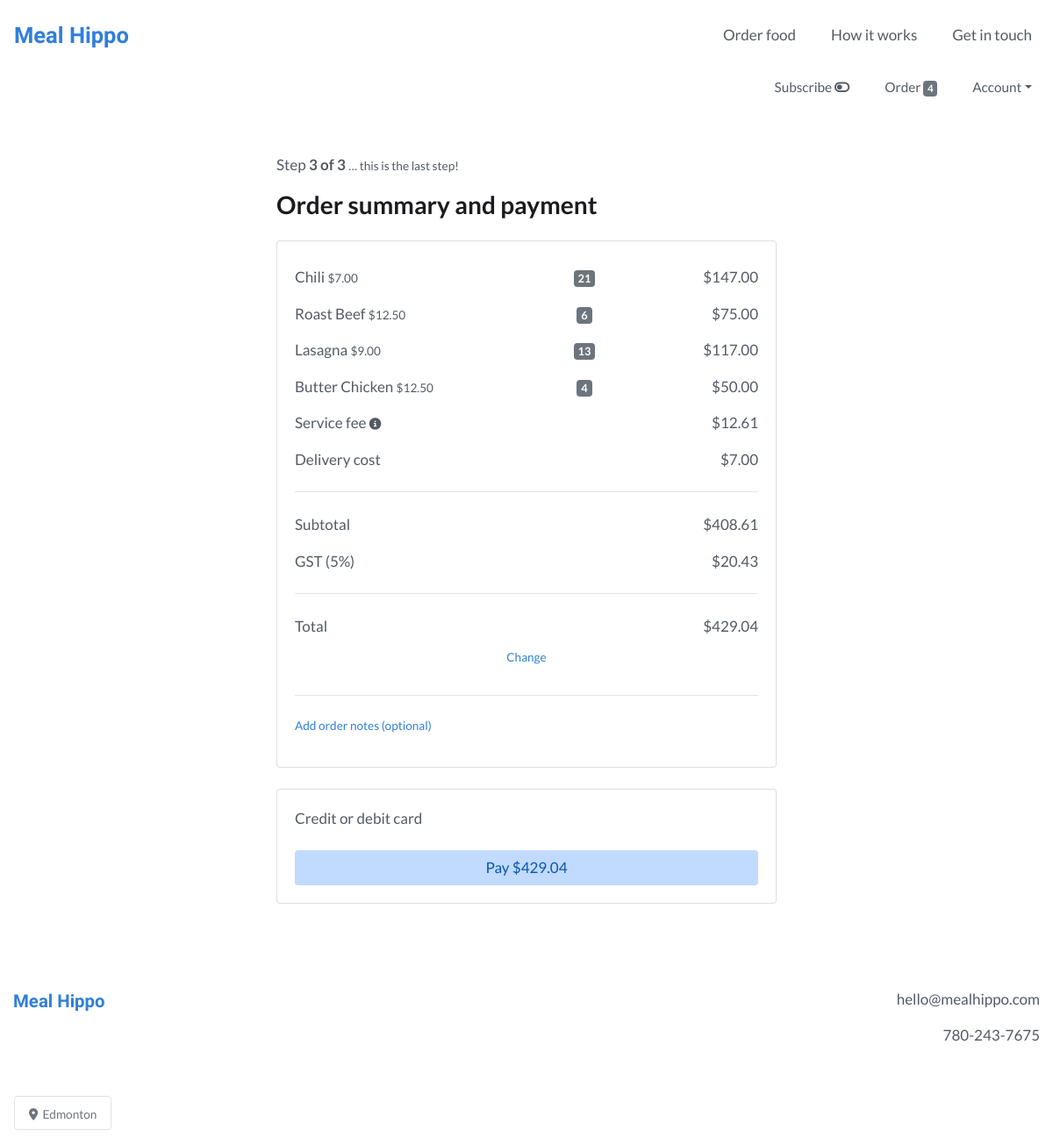
The app's page /order/payment (signed in) with its own data.
### users/models.py (models this page shows, shortened)
class CustomUser(AbstractBaseUser):
    email = models.EmailField(unique=True)
    is_active = models.BooleanField(default=True)
    is_admin = models.BooleanField(default=False)
    objects = CustomUserManager()
    USERNAME_FIELD = 'email'
    REQUIRED_FIELDS = []

### webplatform/models.py (models this page shows, shortened)
class Order(models.Model):
    user = models.ForeignKey(settings.AUTH_USER_MODEL, on_delete=models.CASCADE)
    items = models.ManyToManyField(OrderItem)
    to_be_delivered = models.BooleanField(default=True)
    delivery_date = models.DateField(null=True)
    delivery_time = models.TimeField(null=True)
    notes = models.TextField(blank=True, null=True, verbose_name='Order notes')
    is_completed = models.BooleanField(default=False)
    payment = models.ForeignKey(Payment, on_delete=models.SET_NULL, blank=True, null=True)
    created_at = models.DateTimeField(auto_now_add=True)
    modified_at = models.DateTimeField(auto_now=True)
    def get_order_initial_subtotal(self):
        order_initial_subtotal = 0
        for item in self.items.all():
            order_initial_subtotal += item.get_total_item_price()
        return order_initial_subtotal
    def get_order_web_fee(self):
        order_initial_subtotal = self.get_order_initial_subtotal()
        website_fee_fixed = 1 + 0.33
        website_fee_variable = 0.029
        order_web_fee = website_fee_fixed + order_initial_subtotal * website_fee_variable
        return order_web_fee
    def get_order_subtotal(self):
        order_initial_subtotal = self.get_order_initial_subtotal()
        order_web_fee = self.get_order_web_fee()
        order_subtotal = order_initial_subtotal + order_web_fee
        if not UserDeliveryDetail.objects.filter(user=self.user)[0].free_delivery and self.to_be_delivered:
            order_delivery_fee = 7
            order_subtotal += order_delivery_fee
        return order_subtotal
    def get_order_gst(self):
        order_subtotal = self.get_order_subtotal()
        gst_rate = 0.05
        order_gst = order_subtotal * gst_rate
        return order_gst
    def get_order_total(self):
        order_subtotal = self.get_order_subtotal()
        order_gst = self.get_order_gst()
        order_total = order_subtotal + order_gst
        return order_total

class OrderItem(models.Model):
    user = models.ForeignKey(settings.AUTH_USER_MODEL, on_delete=models.CASCADE)
    item = models.ForeignKey(Item, on_delete=models.CASCADE)
    quantity = models.IntegerField(default=1)
    is_individual = models.BooleanField(default=False)
    is_completed = models.BooleanField(default=False)
    def get_total_item_price(self):
        return self.quantity * self.item.price

class Item(models.Model):
    supplier = models.ForeignKey(Supplier, on_delete=models.CASCADE)
    name = models.CharField(max_length=100)
    description = models.TextField()
    price = models.FloatField()
    minimum_portions = models.IntegerField(blank=True, null=True)
    portion_increment = models.IntegerField(blank=True, null=True)
    minimum_lead_time = models.IntegerField(blank=True, null=True)
    calories = models.CharField(max_length=100, blank=True, null=True)
    protein = models.FloatField(blank=True, null=True)
    fat = models.FloatField(blank=True, null=True)
    carbs = models.FloatField(blank=True, null=True)
    portion_size = models.TextField(blank=True, null=True)
    rank = models.IntegerField(blank=True, null=True)
    is_active = models.BooleanField()
    is_featured = models.BooleanField(default=False)
    created_at = models.DateTimeField(auto_now_add=True)
    modified_at = models.DateTimeField(auto_now=True)

class UserDeliveryDetail(models.Model):
    user = models.OneToOneField(settings.AUTH_USER_MODEL, on_delete=models.CASCADE)
    phone = models.CharField(max_length=20)
    address = models.TextField()
    instructions = models.TextField(blank=True, null=True, verbose_name='Delivery instructions')
    free_delivery = models.BooleanField(default=True)
    is_subscribed = models.BooleanField(default=False, verbose_name='subscribe weekly')

### webplatform/views.py (the view, shortened to what this page needs)
# urls.py: path('order/payment', views.OrderPaymentView.as_view(), name='order_payment_view'),
class OrderPaymentView(IsSubscribedMixin, LoginRequiredMixin, View):
    def get(self, *args, **kwargs):
        user = self.request.user
        order = models.Order.objects.get(user=user, is_completed=False)
        order_items = order.items.all()
        free_delivery = models.UserDeliveryDetail.objects.get(user=user).free_delivery
        context = {
            'order': order,
            'order_items': order_items,
            'free_delivery': free_delivery,
            'stripe_pk': settings.STRIPE_API_PUBLISHABLE_KEY,
        }
        return render(self.request, 'webplatform/order_payment_view.html', context)

### webplatform/templatetags/templatetags.py (called while the page is built)
@register.filter
def cart_item_count(user):
    if user.is_authenticated:
        queryset = models.Order.objects.filter(user=user, is_completed=False)
        if queryset.exists():
            return queryset[0].items.count()
    return 0

### webplatform/templates/webplatform/order_payment_view.html (shortened to what this page needs)
{% extends 'base.html' %}
{% load static %}
{% load crispy_forms_tags %}
{% load humanize %}
{% block content %}
<div class="container-fluid my-5">
  <div class="row">
    <div class="col-lg-6 offset-lg-3 col-md-8 offset-md-2 col-12">
      {% if order.to_be_delivered %}
        <p>Step <b>3 of 3</b> <small>&hellip; this is the last step!</small></p>
      {% else %}
        <p>Step <b>2 of 2</b> <small>&hellip; this is the last step!</small></p>
      {% endif %}
      <h3 class="mb-4">Order summary and payment</h3>
      <div class="card mb-4">
        <div class="card-body">
					<div class="container">
            {% for order_item in order_items %}
              <div class="row py-2">
                <div class="col-6 text-left px-0">
                  {{ order_item.item.name }} <small class="mr-3">${{ order_item.item.price|floatformat:2|intcomma }}</small>
                </div>
                <div class="col-3 text-center px-0">
                  <span class="badge badge-secondary">{{ order_item.quantity }}</span>
                </div>
                <div class="col-3 text-right px-0">
                  ${{ order_item.get_total_item_price|floatformat:2|intcomma }}
                </div>
              </div>
            {% endfor %}
            <div class="row py-2">
              <div class="col-6 text-left px-0">
                Service fee <small><span data-toggle="tooltip" data-placement="bottom" title="Covers costs related to payment transactions, servers, and software development"><i class="fas fa-info-circle"></i></span></small>
              </div>
              <div class="col-6 text-right px-0">
                ${{ order.get_order_web_fee|floatformat:2|intcomma }}
              </div>
            </div>
            {% if order.to_be_delivered %}
            <div class="row py-2">
              <div class="col-6 text-left px-0">
                {% if user.is_authenticated and free_delivery or not user.is_authenticated %}
                  <s>Delivery cost</s>
                {% else %}
                  Delivery cost
                {% endif %}
              </div>
              <div class="col-6 text-right px-0">
                {% if user.is_authenticated and free_delivery or not user.is_authenticated %}
                  <s>$7.00</s>
                  <br>
                  <small>Free delivery with first order</small>
                {% else %}
                  $7.00
                {% endif %}
              </div>
            </div>
            {% endif %}
            <div class="row">
              <div class="col px-0">
                <hr>
              </div>
            </div>
            <div class="row py-2">
              <div class="col-6 text-left px-0">
                Subtotal
              </div>
              <div class="col-6 text-right px-0">
                ${{ order.get_order_subtotal|floatformat:2|intcomma }}
              </div>
            </div>
            <div class="row py-2">
              <div class="col-6 text-left px-0">
                GST (5%)
              </div>
              <div class="col-6 text-right px-0">
                ${{ order.get_order_gst|floatformat:2|intcomma }}
              </div>
            </div>
            <div class="row">
              <div class="col px-0">
                <hr>
              </div>
            </div>
            <div class="row py-2">
              <div class="col-6 text-left px-0">
                Total
              </div>
              <div class="col-6 text-right px-0">
                ${{ order.get_order_total|floatformat:2|intcomma }}
              </div>
            </div>
						<div class="row">
							<div class="col px-0 text-center">
								<p><small><a href="{% url 'webplatform:order_items_view' %}">Change</a></small></p>
							</div>
						</div>
						<div class="row">
              <div class="col px-0">
                <hr>
              </div>
            </div>
						<div class="row pt-2">
							<div class="col px-0">
								<small>
									<p><a href="{% url 'webplatform:order_notes_view' %}">{% if order.notes %}Edit notes{% else %}Add order notes (optional){% endif %}</a></p>
								</small>
							</div>
						</div>
          </div>
        </div>
      </div>
      <div class="card">
        <div class="card-body">
          <form action="" method="post" id="payment-form">
            <div class="mb-3">
            	<label for="card-element">
            		Credit or debit card
            	</label>
            </div>
            <button class="btn btn-attention btn-block">Pay ${{ order.get_order_total|floatformat:2|intcomma }}</button>
          </form>
        </div>
      </div>
    </div>
  </div>
</div>
{% endblock %}

### templates/base.html (shortened to what this page needs)
{% load static %}
{% load templatetags %}
<!DOCTYPE html>
<html lang="en" dir="ltr">
  <head>
    <link rel="stylesheet" href="https://stackpath.bootstrapcdn.com/bootstrap/4.4.1/css/bootstrap.min.css">
    <link rel="stylesheet" type="text/css" href="{% static 'style.css' %}">
  </head>
  <body>
    <nav class="navbar navbar-expand-md navbar-light py-3">
      <a class="navbar-brand" href="{% url 'webplatform:home_view' %}">Meal&nbsp;Hippo</a>
      <div class="collapse navbar-collapse" id="navbarText">
        <ul class="navbar-nav ml-auto">
          <li class="nav-item mr-4">
            <a class="nav-link" href="{% url 'webplatform:order_items_view' %}">Order food</a>
          </li>
          <li class="nav-item mr-4">
            <a class="nav-link" href="{% url 'webplatform:support_view' %}">How it works</a>
          </li>
          {% if user.is_authenticated %}
            <li class="nav-item">
          {% else %}
            <li class="nav-item mr-4">
          {% endif %}
            <a class="nav-link" href="{% url 'webplatform:contact_view' %}">Get in touch</a>
          </li>
        </ul>
      </div>
    </nav>
    {% if user.is_authenticated %}
        <nav class="navbar navbar-expand navbar-light user-nav pt-0">
            <ul class="navbar-nav mx-auto ml-md-auto mr-md-0">
              {% if is_subscribed %}
                <li class="nav-item mr-4">
                  <a class="nav-link" data-toggle="modal" data-target="#subscribe_modal" href="">Subscribed <i class="fas fa-toggle-on"></i></a>
                </li>
              {% else %}
                <span data-toggle="tooltip" data-placement="bottom" title="Set up automatic weekly orders and save money">
                  <li class="nav-item mr-4">
                    <a class="nav-link" data-toggle="modal" data-target="#subscribe_modal" href="">Subscribe <i class="fas fa-toggle-off"></i></a>
                  </li>
                </span>
              {% endif %}
              <li class="nav-item mr-4">
                <a class="nav-link" href="{% url 'webplatform:order_items_view' %}">
                  Order <span class="badge badge-secondary">{{ request.user|cart_item_count }}</span>
                </a>
              </li>
              <li class="nav-item dropdown">
                <a class="nav-link dropdown-toggle" data-toggle="dropdown" href="#" role="button" aria-haspopup="true" aria-expanded="false">Account</a>
              </li>
            </ul>
        </nav>
    {% endif %}
    {% block content %}
    {% endblock %}
    <footer>
      <div class="container-fluid text-center py-5 mb-5">
        <div class="row">
          <div class="col-sm text-sm-left mb-4">
            <span class="logo">
              <a href="{% url 'webplatform:home_view' %}">Meal&nbsp;Hippo</a>
            </span>
          </div>
          <div class="col-sm text-sm-right">
            <p>hello@mealhippo.com</p>
            <p>780-243-7675</p>
          </div>
        </div>
      </div>
    </footer>
    <div class="fixed-bottom ml-3 mb-4 location">
      <span class="border rounded text-secondary bg-white px-3 py-2 location-badge">
        <small><i class="fas fa-map-marker-alt"></i>&nbsp;&nbsp;Edmonton</small>
      </span>
    </div>
  </body>
</html>

### static/style.css (style rules this page uses)
:root { --heading: #1B1B1F; --sub_heading: #1B1B1F; --text: #535a66; --logo: #307FDB; --button_dark: #307FDB; --button_light: #388FF4; --link_dark: #307FDB; --link_light: #388FF4; --nav_dark: #535a66; --nav_light: #1B1B1F; --attention_dark: #C1DAFF; --attention_light: #D8E8FF; --attention_text: #0956AF; --splash_focus: #78290F; --grey: #e0e1e4; }
body { color: var(--text); font-family: 'Lato', sans-serif; font-size: 17px; }
.btn { font-size: 1em; }
a, .btn-link { color: var(--link_dark); }
h1, h2, h3 { font-weight: bold; color: var(--heading); }
.navbar-light .navbar-brand, .logo a { color: var(--logo); font-size: 1.5em; font-family: 'Varela Round', sans-serif; font-weight: bold; }
.logo a { font-size: 1.2em; }
.navbar-nav .nav-item a.nav-link { color: var(--nav_dark); }
.user-nav { font-size: 0.9em; }
.btn { padding-left: 25px; padding-right: 25px; }
.btn-attention { background: var(--attention_dark); color: var(--attention_text); }
.location { width: 120px; }

### records on screen
CustomUser: user|cart_item_count "4"
OrderItem: item.name "Chili", item.price "7.00", quantity "21", get_total_item_price "147.00"
OrderItem: item.name "Roast Beef", item.price "12.50", quantity "6", get_total_item_price "75.00"
OrderItem: item.name "Lasagna", item.price "9.00", quantity "13", get_total_item_price "117.00"
OrderItem: item.name "Butter Chicken", item.price "12.50", quantity "4", get_total_item_price "50.00"
Order: get_order_web_fee "12.61", get_order_subtotal "408.61", get_order_gst "20.43", get_order_total "429.04"
